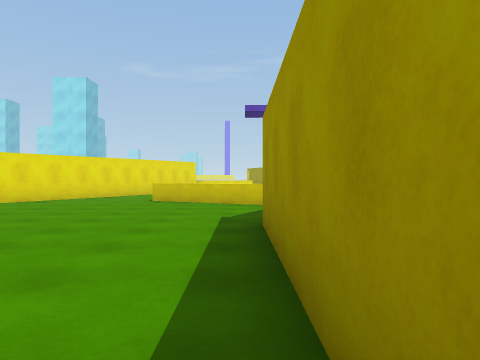
View 1 (above)

16 first-person views from a walk through a Unity game level. The camera is 1.2 m above the floor, looks level and sees 70° across. The floor is counted in squares, 2 m on a side. Each view is taken from the middle of a square. On the plan, view 1 faces up. The plan holds only what a view shows up to about 10 squares ahead; the rest is blank. The place goes on beyond the plan. The player is left out. Surface patterns are stand-ins for the level's own textures.

View 2
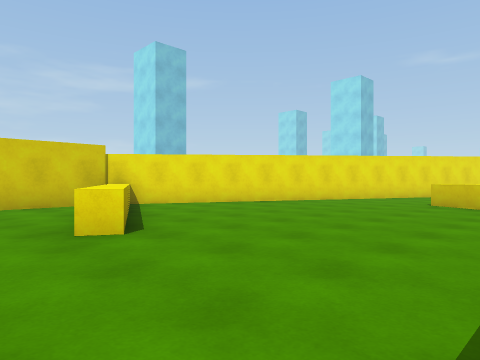

View 3
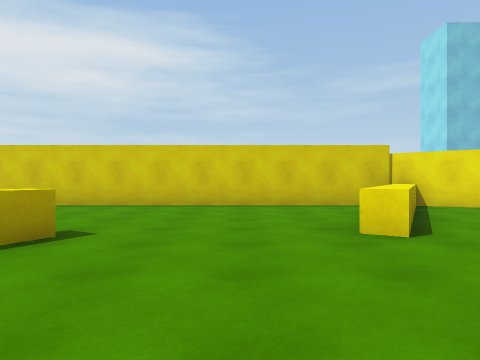

View 4
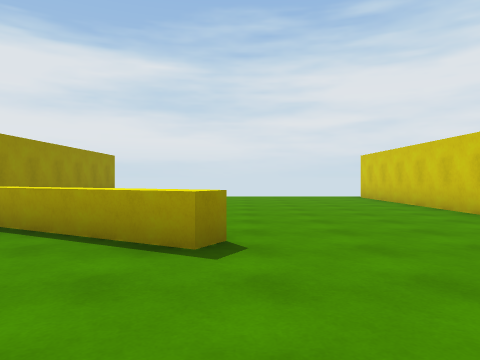

View 5
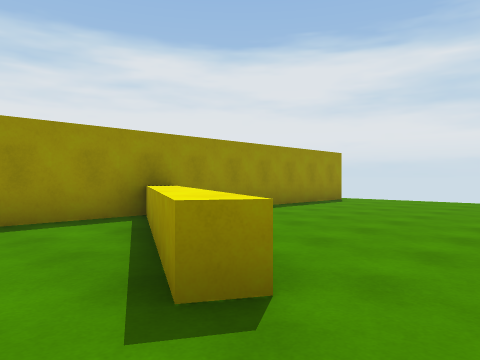

View 6
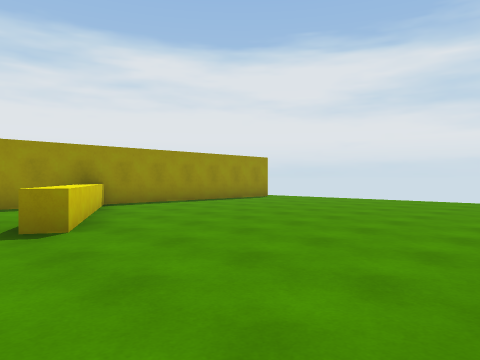

View 7
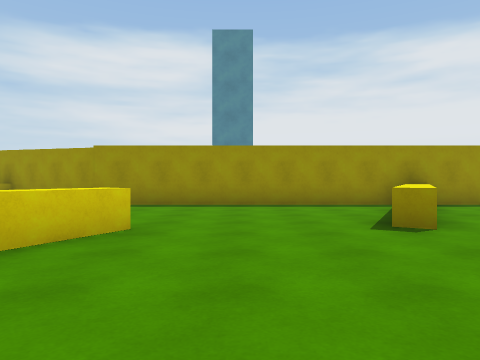

View 8
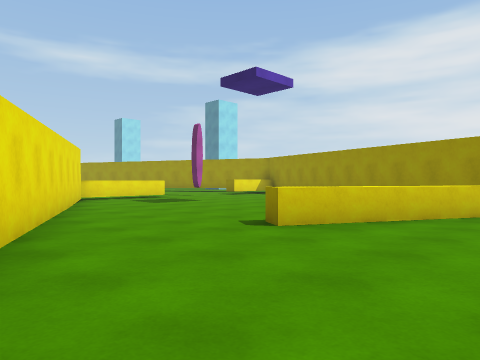

View 9
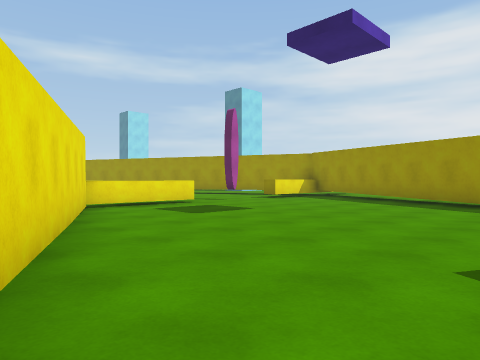

View 10
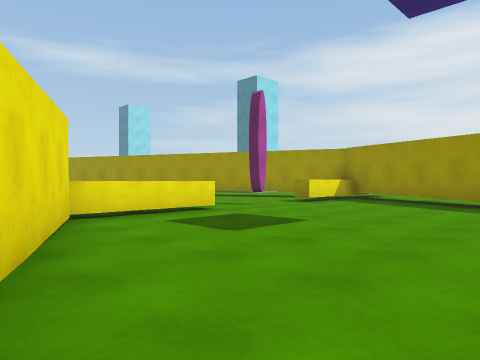

View 11
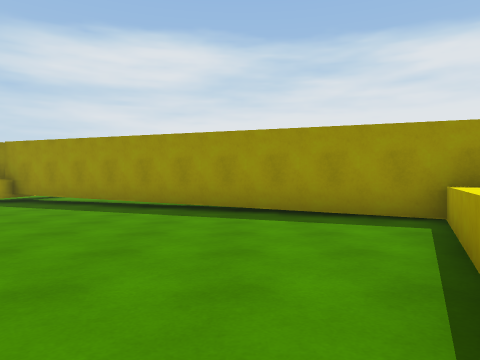

View 12
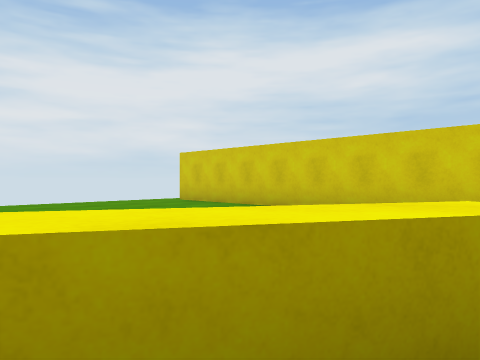

View 13
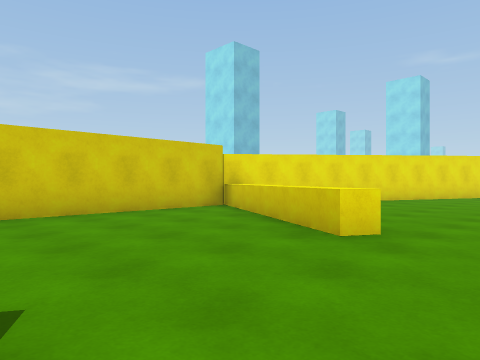

View 14
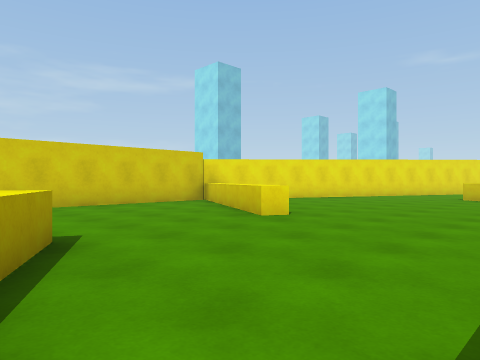

View 15
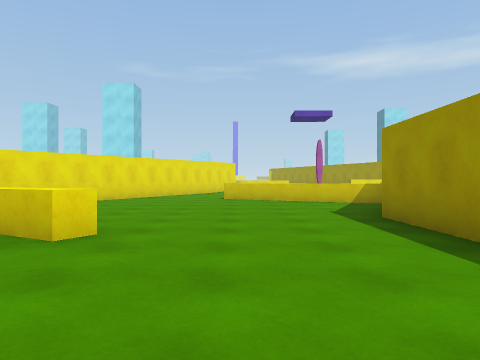

View 16
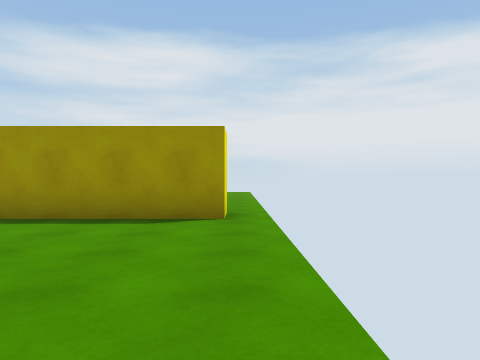

### Floor plan
Key: @ floor where view 1 was taken; # wall or solid block; . floor; = window, fence, low wall or low ledge; ^ raised ledge.
Columns run from 9 left of view 1 to 7 right of it. Each row starts with its distance up from view 1.
 17       #.........#
 16      ##........##
 15      #.........#.
 14     ##........##.
 13     #.........#.
 12    ##........##
 11    #.........#
 10    #...^....##
  9   ##....^^..#
  8   #.......^##
  7  ##........#
  6  #........##
  5 ###.......#
  4 #.^^......#
  3 #...^^....#
  2 #.........#
  1 #.........#
  0 #........@#
 -1 #....=^...#
 -2 #.....^^^.#
 -3 #.......^^#
 -4 #.........#
 -5 #.........#
 -6 #.........#
 -7 #.........#
 -8 #.........#
 -9 #.........#
-10   ..........

Where each view was taken, in squares from view 1:
view 1: 0 up, 0 right, facing up
view 2: 1 up, 0 right, facing up-left
view 3: 1 up, 0 right, facing left
view 4: 2 up, 4 left, facing down
view 5: 0 up, 5 left, facing down-right
view 6: 0 up, 8 left, facing down-right
view 7: 1 up, 8 left, facing right
view 8: 7 up, 6 left, facing up-right
view 9: 10 up, 5 left, facing up-right
view 10: 12 up, 4 left, facing up-right
view 11: 11 up, 3 left, facing right
view 12: 1 down, 2 left, facing down-left
view 13: 1 down, 2 left, facing up-left
view 14: 2 down, 0 right, facing up-left
view 15: 1 down, 2 left, facing up
view 16: 10 down, 5 left, facing right
